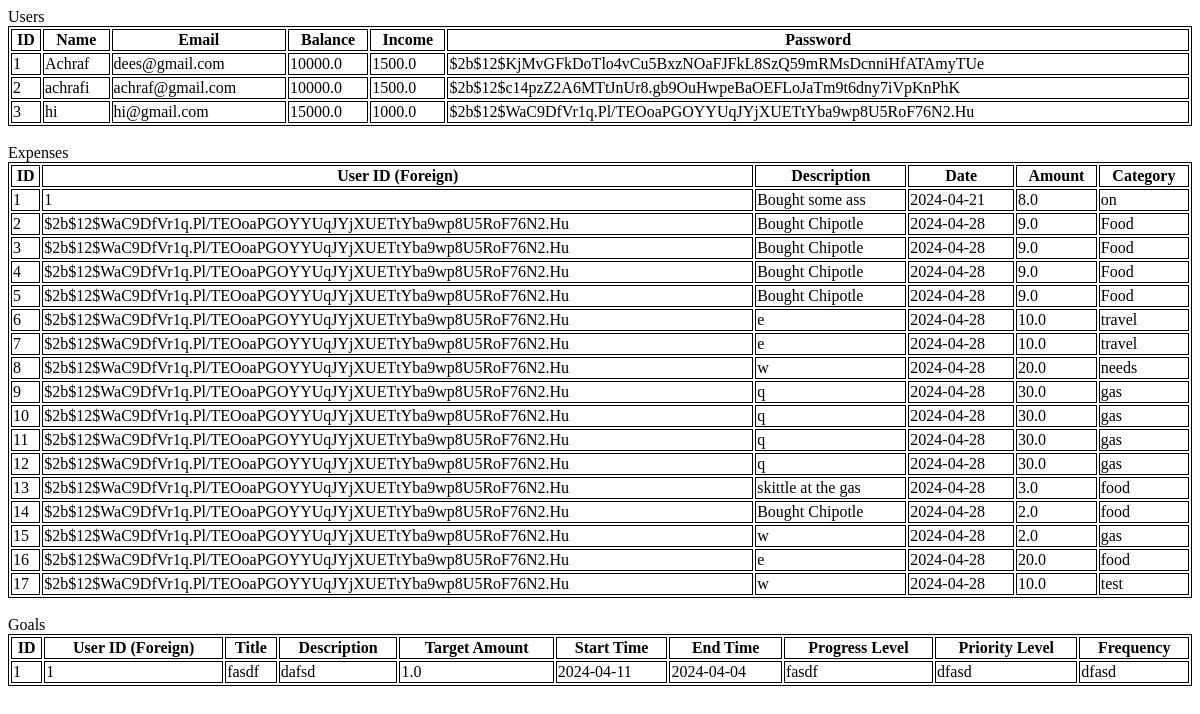
/tables, run on an earlier commit of the app's database.
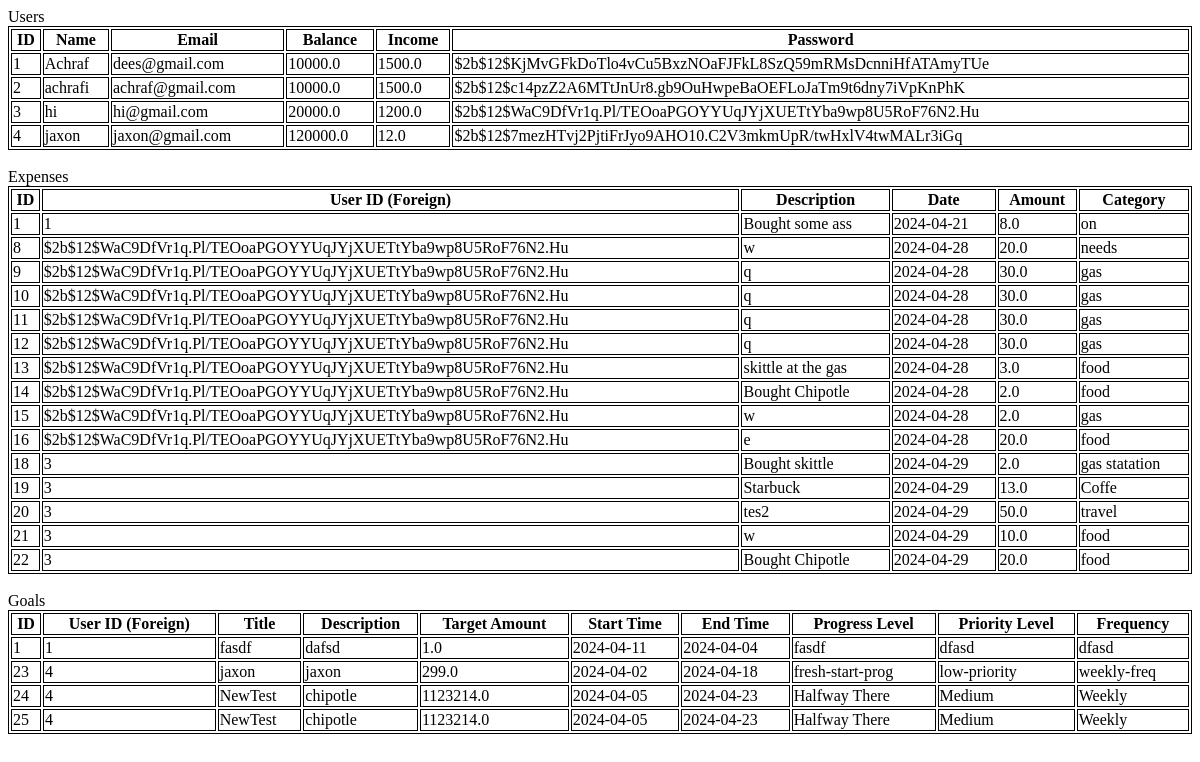
And on a later commit of the database.
### tables this page shows
CREATE TABLE USERSS (ID INTEGER PRIMARY KEY, name TEXT, email TEXT, balance FLOAT, income FLOAT, password TEXT);

CREATE TABLE EXPENSES (ID INTEGER PRIMARY KEY, user_id INTEGER, description TEXT, date TEXT, amount REAL, category TEXT, FOREIGN KEY(user_id) REFERENCES USERS(ID));

CREATE TABLE GOALS (ID INTEGER PRIMARY KEY, user_id INTEGER, title TEXT, description TEXT, target_amount REAL, start_time TEXT, end_time TEXT, progress_level TEXT, priority_level TEXT, frequency TEXT, FOREIGN KEY(user_id) REFERENCES USERS(ID));

### app.py (the view)
@app.route('/tables')
def tables():
  connect = sqlite3.connect('database.db')
  cursor = connect.cursor()
  cursor.execute('SELECT * FROM USERSS')
  users_data = cursor.fetchall()
  cursor.execute('SELECT * FROM EXPENSES')
  expenses_data = cursor.fetchall()
  cursor.execute('SELECT * FROM GOALS')
  goals_data = cursor.fetchall()
  return render_template("tables.html", users_data=users_data, expenses_data=expenses_data, goals_data=goals_data)

### templates/tables.html (shortened to what this page needs)
<!DOCTYPE html>
<html>
	<head>
	</head>
	<body>
    <caption>Users</caption>
		<table style="width:100%">
			<tr>
      <th>ID</th>
			<th>Name</th>
			<th>Email</th>
			<th>Balance</th>
			<th>Income</th>
			<th>Password</th>
			</tr>
			{%for user in users_data%}
			<tr>
				<td>{{user[0]}}</td>
				<td>{{user[1]}}</td>
				<td>{{user[2]}}</td>
				<td>{{user[3]}}</td>
				<td>{{user[4]}}</td>
				<td>{{user[5]}}</td>
				</tr>
			{%endfor%}
		</table>
    <br>
    <caption>Expenses</caption>
    <table style="width:100%">
			<tr>
      <th>ID</th>
			<th>User ID (Foreign)</th>
			<th>Description</th>
			<th>Date</th>
			<th>Amount</th>
			<th>Category</th>
			</tr>
			{%for expense in expenses_data%}
			<tr>
				<td>{{expense[0]}}</td>
				<td>{{expense[1]}}</td>
				<td>{{expense[2]}}</td>
				<td>{{expense[3]}}</td>
				<td>{{expense[4]}}</td>
				<td>{{expense[5]}}</td>
				</tr>
			{%endfor%}
		</table>
    <br>
    <caption>Goals</caption>
    <table style="width:100%">
			<tr>
      <th>ID</th>
			<th>User ID (Foreign)</th>
			<th>Title</th>
			<th>Description</th>
			<th>Target Amount</th>
			<th>Start Time</th>
			<th>End Time</th>
			<th>Progress Level</th>
			<th>Priority Level</th>
			<th>Frequency</th>
			</tr>
			{%for goal in goals_data%}
			<tr>
				<td>{{goal[0]}}</td>
				<td>{{goal[1]}}</td>
				<td>{{goal[2]}}</td>
				<td>{{goal[3]}}</td>
				<td>{{goal[4]}}</td>
				<td>{{goal[5]}}</td>
				<td>{{goal[6]}}</td>
				<td>{{goal[7]}}</td>
				<td>{{goal[8]}}</td>
				<td>{{goal[9]}}</td>
				</tr>
			{%endfor%}
		</table>
	</body>
</html>

What changed in the data, as far as the page shows it:
removed EXPENSES: ID "2", user "$2b$12$WaC9DfVr1q.Pl/TEOoaPGOYYUqJYjXUETtYba9wp8U5RoF76N2.Hu", description "Bought Chipotle", date "2024-04-28", amount "9.0", category "Food"
removed EXPENSES: ID "3", user "$2b$12$WaC9DfVr1q.Pl/TEOoaPGOYYUqJYjXUETtYba9wp8U5RoF76N2.Hu", description "Bought Chipotle", date "2024-04-28", amount "9.0", category "Food"
removed EXPENSES: ID "4", user "$2b$12$WaC9DfVr1q.Pl/TEOoaPGOYYUqJYjXUETtYba9wp8U5RoF76N2.Hu", description "Bought Chipotle", date "2024-04-28", amount "9.0", category "Food"
removed EXPENSES: ID "5", user "$2b$12$WaC9DfVr1q.Pl/TEOoaPGOYYUqJYjXUETtYba9wp8U5RoF76N2.Hu", description "Bought Chipotle", date "2024-04-28", amount "9.0", category "Food"
removed EXPENSES: ID "6", user "$2b$12$WaC9DfVr1q.Pl/TEOoaPGOYYUqJYjXUETtYba9wp8U5RoF76N2.Hu", description "e", date "2024-04-28", amount "10.0", category "travel"
removed EXPENSES: ID "7", user "$2b$12$WaC9DfVr1q.Pl/TEOoaPGOYYUqJYjXUETtYba9wp8U5RoF76N2.Hu", description "e", date "2024-04-28", amount "10.0", category "travel"
removed EXPENSES: ID "17", user "$2b$12$WaC9DfVr1q.Pl/TEOoaPGOYYUqJYjXUETtYba9wp8U5RoF76N2.Hu", description "w", date "2024-04-28", amount "10.0", category "test"
changed USERSS "hi": balance "15000.0" → "20000.0"; income "1000.0" → "1200.0"
added USERSS: ID "4", name "jaxon", email "jaxon@gmail.com", balance "120000.0", income "12.0", password "$2b$12$7mezHTvj2PjtiFrJyo9AHO10.C2V3mkmUpR/twHxlV4twMALr3iGq"
added EXPENSES: ID "18", user "3", description "Bought skittle", date "2024-04-29", amount "2.0", category "gas statation"
added EXPENSES: ID "19", user "3", description "Starbuck", date "2024-04-29", amount "13.0", category "Coffe"
added EXPENSES: ID "20", user "3", description "tes2", date "2024-04-29", amount "50.0", category "travel"
added EXPENSES: ID "21", user "3", description "w", date "2024-04-29", amount "10.0", category "food"
added EXPENSES: ID "22", user "3", description "Bought Chipotle", date "2024-04-29", amount "20.0", category "food"
added GOALS: ID "23", user "4", title "jaxon", description "jaxon", target_amount "299.0", start_time "2024-04-02", end_time "2024-04-18", progress_level "fresh-start-prog", priority_level "low-priority", frequency "weekly-freq"
added GOALS: ID "24", user "4", title "NewTest", description "chipotle", target_amount "1123214.0", start_time "2024-04-05", end_time "2024-04-23", progress_level "Halfway There", priority_level "Medium", frequency "Weekly"
added GOALS: ID "25", user "4", title "NewTest", description "chipotle", target_amount "1123214.0", start_time "2024-04-05", end_time "2024-04-23", progress_level "Halfway There", priority_level "Medium", frequency "Weekly"
